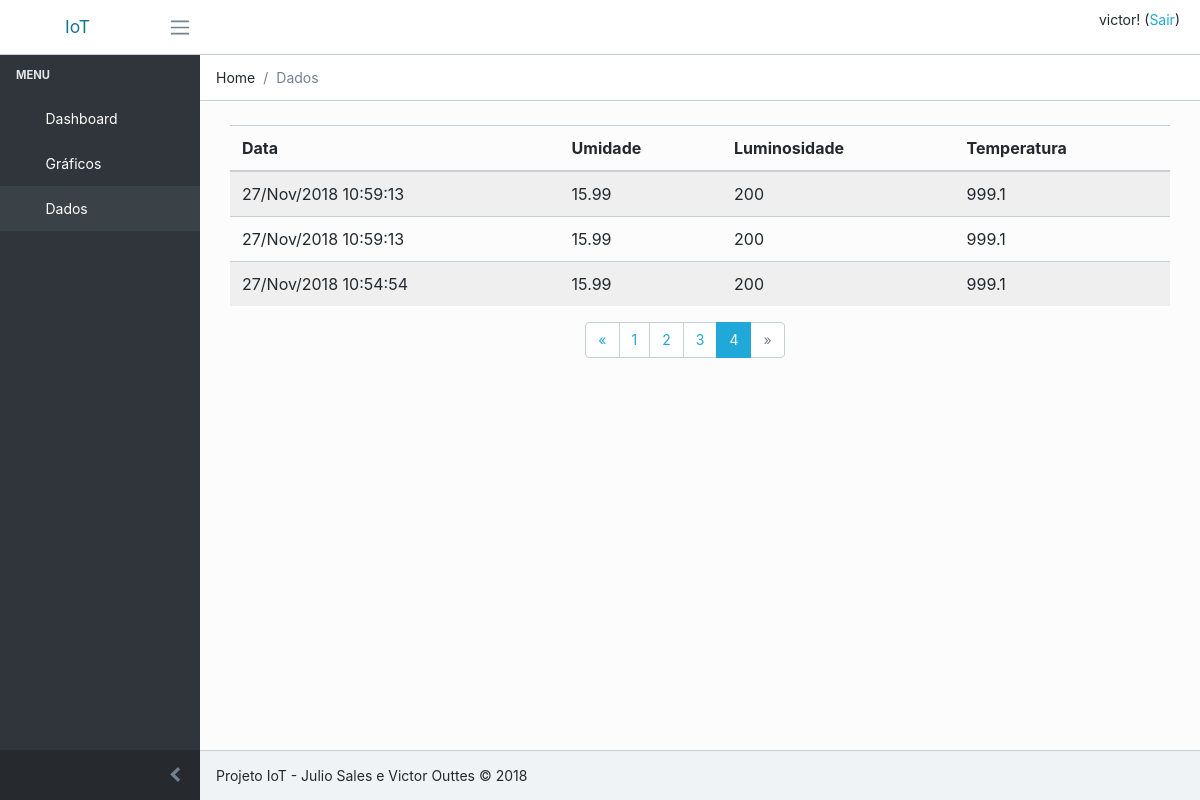
The app's page /data/?page=4 (signed in) with its own data.
### home/models.py (models this page shows, shortened)
class Sensor(models.Model):
    date = models.DateTimeField(auto_now_add=True)
    temperature = models.CharField(max_length=30)
    sunlight = models.CharField(max_length=30)
    humidity = models.CharField(max_length=30)

### home/views.py (the view)
# urls.py: path('data/', home_views.list_all, name='data'),
@login_required
def list_all(request):
    page = request.GET.get('page')
    paginator = Paginator(Sensor.objects.order_by('-date').all(), ITEMS_PER_PAGE)
    total = paginator.count
    try:
        alldata = paginator.page(page)
    except InvalidPage:
        alldata = paginator.page(1)
    data = {'alldata': alldata, 'total': total}
    return render(request, 'home/data.html', data)

### home/templates/home/data.html
{% extends 'layout.html' %}
{% block breadcrumb %}
<ol class="breadcrumb">
    <li class="breadcrumb-item">Home</li>
    <li class="breadcrumb-item active">Dados</li>
</ol>
{% endblock %}
{% block main %}
<div class="animated fadeIn">
    <table class="row">
        <div class="table-responsive">
            <table class="table table-striped table-hover">
                <thead>
                    <tr>
                        <th>Data</th>
                        <th>Umidade</th>
                        <th>Luminosidade</th>
                        <th>Temperatura</th>
                    </tr>
                </thead>
                <tbody>
                    {% for d in alldata %}
                    <tr>
                        <td>{{d.date | date:'d/M/Y H:i:s'}}</td>
                        <td>{{d.humidity}}</td>
                        <td>{{d.sunlight}}</td>
                        <td>{{d.temperature}}</td>
                    </tr>
                    {% endfor %}
                </tbody>
            </table>
        </div>
        <div class="container row">
            <div class="col align-self-center">
                {% with alldata as paginated %}
                    {% include 'pagination.html' %}
                {% endwith %}
            </div>
        </div>
    </div>
</div>
{% endblock %}

### templates/layout.html (shortened to what this page needs)
{% load static %}
<html lang="en">
<head>
    <link rel="stylesheet" href="https://unpkg.com/@coreui/icons/css/coreui-icons.min.css">
    <link href="https://cdnjs.cloudflare.com/ajax/libs/flag-icon-css/3.2.0/css/flag-icon.min.css" rel="stylesheet">
    <link rel="stylesheet" href="https://use.fontawesome.com/releases/v5.3.1/css/all.css"
>
    <link href="https://cdnjs.cloudflare.com/ajax/libs/simple-line-icons/2.4.1/css/simple-line-icons.min.css" rel="stylesheet">
    <link href="{% static 'css/style.min.css' %}" rel="stylesheet">
    <link href="https://cdnjs.cloudflare.com/ajax/libs/pace/1.0.2/themes/black/pace-theme-loading-bar.min.css" rel="stylesheet">
</head>
<body class="app header-fixed sidebar-fixed aside-menu-fixed sidebar-lg-show">
<header class="app-header navbar">
    <a class="navbar-brand" href="{% url 'home' %}">
        IoT
    </a>
    <button class="navbar-toggler sidebar-toggler d-md-down-none" type="button" data-toggle="sidebar-lg-show">
        <span class="navbar-toggler-icon"></span>
    </button>
    <ul class="nav navbar-nav ml-auto" style="padding-right: 20px;">
        <li class="nav-item">
            {% if user.is_authenticated %}
                <p>{{ user.username }}! (<a href="{% url 'logout' %}">Sair</a>)</p>
            {% endif %}
        </li>
    </ul>
</header>
<div class="app-body">
    <div class="sidebar">
        <nav class="sidebar-nav">
            <ul class="nav">
                <li class="nav-title">Menu</li>
                <li class="nav-item">
                    <a class="nav-link" href="{% url 'home' %}">
                         Dashboard</a>
                </li>
                <li class="nav-item">
                    <a class="nav-link" href="{% url 'chart' %}">
                         Gráficos</a>
                </li>
                <li class="nav-item">
                    <a class="nav-link" href="{% url 'data' %}">
                         Dados</a>
                </li>
            </ul>
        </nav>
        <button class="sidebar-minimizer brand-minimizer" type="button"></button>
    </div>
    <main class="main">
        {% block breadcrumb %}{% endblock %}
        <div class="container-fluid">
            {% block main %}{% endblock %}
        </div>
<footer class="app-footer">
    <div>
        Projeto IoT - Julio Sales e Victor Outtes
        <span>&copy; 2018</span>
    </div>
</footer>
</body>
</html>

### records on screen
Sensor: date "27/Nov/2018 10:59:13", humidity "15.99", sunlight "200", temperature "999.1"
Sensor: date "27/Nov/2018 10:59:13", humidity "15.99", sunlight "200", temperature "999.1"
Sensor: date "27/Nov/2018 10:54:54", humidity "15.99", sunlight "200", temperature "999.1"

### other values on screen
{{ user.username }} "victor"
{{ page }} "1" "2" "3"
{{ page }} "4"
